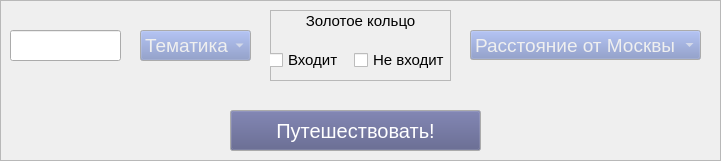
   <widget class="QFrame" name="frame_search">
    <property name="geometry">
     <rect>
      <x>510</x>
      <y>30</y>
      <width>721</width>
      <height>161</height>
     </rect>
    </property>
    <property name="font">
     <font>
      <pointsize>14</pointsize>
     </font>
    </property>
    <property name="frameShape">
     <enum>QFrame::StyledPanel</enum>
    </property>
    <property name="frameShadow">
     <enum>QFrame::Raised</enum>
    </property>
    <widget class="QPushButton" name="btn_find">
     <property name="geometry">
      <rect>
       <x>230</x>
       <y>110</y>
       <width>251</width>
       <height>41</height>
      </rect>
     </property>
     <property name="palette">
      <palette>
       <active>
        <colorrole role="WindowText">
         <brush brushstyle="SolidPattern">
          <color alpha="255">
           <red>0</red>
           <green>0</green>
           <blue>0</blue>
          </color>
         </brush>
        </colorrole>
        <colorrole role="Button">
         <brush brushstyle="SolidPattern">
          <color alpha="255">
           <red>84</red>
           <green>88</green>
           <blue>133</blue>
          </color>
         </brush>
        </colorrole>
        <colorrole role="Text">
         <brush brushstyle="SolidPattern">
          <color alpha="255">
           <red>255</red>
           <green>255</green>
           <blue>255</blue>
          </color>
         </brush>
        </colorrole>
        <colorrole role="ButtonText">
         <brush brushstyle="SolidPattern">
          <color alpha="255">
           <red>255</red>
           <green>255</green>
           <blue>255</blue>
          </color>
         </brush>
        </colorrole>
        <colorrole role="PlaceholderText">
         <brush brushstyle="SolidPattern">
          <color alpha="128">
           <red>255</red>
           <green>255</green>
           <blue>255</blue>
          </color>
         </brush>
        </colorrole>
       </active>
       <inactive>
        <colorrole role="WindowText">
         <brush brushstyle="SolidPattern">
          <color alpha="255">
           <red>0</red>
           <green>0</green>
           <blue>0</blue>
          </color>
         </brush>
        </colorrole>
        <colorrole role="Button">
         <brush brushstyle="SolidPattern">
          <color alpha="255">
           <red>84</red>
           <green>88</green>
           <blue>133</blue>
          </color>
         </brush>
        </colorrole>
        <colorrole role="Text">
         <brush brushstyle="SolidPattern">
          <color alpha="255">
           <red>255</red>
           <green>255</green>
           <blue>255</blue>
          </color>
         </brush>
        </colorrole>
        <colorrole role="ButtonText">
         <brush brushstyle="SolidPattern">
          <color alpha="255">
           <red>255</red>
           <green>255</green>
           <blue>255</blue>
          </color>
         </brush>
        </colorrole>
        <colorrole role="PlaceholderText">
         <brush brushstyle="SolidPattern">
          <color alpha="128">
           <red>255</red>
           <green>255</green>
           <blue>255</blue>
          </color>
         </brush>
        </colorrole>
       </inactive>
       <disabled>
        <colorrole role="WindowText">
         <brush brushstyle="SolidPattern">
          <color alpha="255">
           <red>190</red>
           <green>190</green>
           <blue>190</blue>
          </color>
         </brush>
        </colorrole>
        <colorrole role="Button">
         <brush brushstyle="SolidPattern">
          <color alpha="255">
           <red>84</red>
           <green>88</green>
           <blue>133</blue>
          </color>
         </brush>
        </colorrole>
        <colorrole role="Text">
         <brush brushstyle="SolidPattern">
          <color alpha="255">
           <red>190</red>
           <green>190</green>
           <blue>190</blue>
          </color>
         </brush>
        </colorrole>
        <colorrole role="ButtonText">
         <brush brushstyle="SolidPattern">
          <color alpha="255">
           <red>190</red>
           <green>190</green>
           <blue>190</blue>
          </color>
         </brush>
        </colorrole>
        <colorrole role="PlaceholderText">
         <brush brushstyle="SolidPattern">
          <color alpha="128">
           <red>0</red>
           <green>0</green>
           <blue>0</blue>
          </color>
         </brush>
        </colorrole>
       </disabled>
      </palette>
     </property>
     <property name="font">
      <font>
       <pointsize>15</pointsize>
       <stylestrategy>PreferDefault</stylestrategy>
      </font>
     </property>
     <property name="text">
      <string>Путешествовать!</string>
     </property>
    </widget>
    <widget class="QLineEdit" name="line_city_input">
     <property name="geometry">
      <rect>
       <x>10</x>
       <y>30</y>
       <width>111</width>
       <height>31</height>
      </rect>
     </property>
     <property name="font">
      <font>
       <pointsize>25</pointsize>
      </font>
     </property>
     <property name="layoutDirection">
      <enum>Qt::LeftToRight</enum>
     </property>
     <property name="alignment">
      <set>Qt::AlignCenter</set>
     </property>
    </widget>
    <widget class="QComboBox" name="combo_theme">
     <property name="geometry">
      <rect>
       <x>140</x>
       <y>30</y>
       <width>111</width>
       <height>31</height>
      </rect>
     </property>
     <property name="palette">
      <palette>
       <active>
        <colorrole role="Button">
         <brush brushstyle="SolidPattern">
          <color alpha="255">
           <red>127</red>
           <green>144</green>
           <blue>196</blue>
          </color>
         </brush>
        </colorrole>
        <colorrole role="Text">
         <brush brushstyle="SolidPattern">
          <color alpha="255">
           <red>150</red>
           <green>184</green>
           <blue>229</blue>
          </color>
         </brush>
        </colorrole>
        <colorrole role="ButtonText">
         <brush brushstyle="SolidPattern">
          <color alpha="255">
           <red>239</red>
           <green>239</green>
           <blue>239</blue>
          </color>
         </brush>
        </colorrole>
        <colorrole role="PlaceholderText">
         <brush brushstyle="SolidPattern">
          <color alpha="128">
           <red>150</red>
           <green>184</green>
           <blue>229</blue>
          </color>
         </brush>
        </colorrole>
       </active>
       <inactive>
        <colorrole role="Button">
         <brush brushstyle="SolidPattern">
          <color alpha="255">
           <red>127</red>
           <green>144</green>
           <blue>196</blue>
          </color>
         </brush>
        </colorrole>
        <colorrole role="Text">
         <brush brushstyle="SolidPattern">
          <color alpha="255">
           <red>150</red>
           <green>184</green>
           <blue>229</blue>
          </color>
         </brush>
        </colorrole>
        <colorrole role="ButtonText">
         <brush brushstyle="SolidPattern">
          <color alpha="255">
           <red>239</red>
           <green>239</green>
           <blue>239</blue>
          </color>
         </brush>
        </colorrole>
        <colorrole role="PlaceholderText">
         <brush brushstyle="SolidPattern">
          <color alpha="128">
           <red>150</red>
           <green>184</green>
           <blue>229</blue>
          </color>
         </brush>
        </colorrole>
       </inactive>
       <disabled>
        <colorrole role="Button">
         <brush brushstyle="SolidPattern">
          <color alpha="255">
           <red>127</red>
           <green>144</green>
           <blue>196</blue>
          </color>
         </brush>
        </colorrole>
        <colorrole role="Text">
         <brush brushstyle="SolidPattern">
          <color alpha="255">
           <red>190</red>
           <green>190</green>
           <blue>190</blue>
          </color>
         </brush>
        </colorrole>
        <colorrole role="ButtonText">
         <brush brushstyle="SolidPattern">
          <color alpha="255">
           <red>190</red>
           <green>190</green>
           <blue>190</blue>
          </color>
         </brush>
        </colorrole>
        <colorrole role="PlaceholderText">
         <brush brushstyle="SolidPattern">
          <color alpha="128">
           <red>0</red>
           <green>0</green>
           <blue>0</blue>
          </color>
         </brush>
        </colorrole>
       </disabled>
      </palette>
     </property>
     <item>
      <property name="text">
       <string>Тематика</string>
      </property>
     </item>
     <item>
      <property name="text">
       <string>Гастрономия</string>
      </property>
     </item>
     <item>
      <property name="text">
       <string>История</string>
      </property>
     </item>
     <item>
      <property name="text">
       <string>Паломничество</string>
      </property>
     </item>
     <item>
      <property name="text">
       <string>Пляжный отдых</string>
      </property>
     </item>
     <item>
      <property name="text">
       <string>Промысел</string>
      </property>
     </item>
    </widget>
    <widget class="QComboBox" name="combo_distance">
     <property name="geometry">
      <rect>
       <x>470</x>
       <y>30</y>
       <width>231</width>
       <height>30</height>
      </rect>
     </property>
     <property name="palette">
      <palette>
       <active>
        <colorrole role="Button">
         <brush brushstyle="SolidPattern">
          <color alpha="255">
           <red>127</red>
           <green>144</green>
           <blue>196</blue>
          </color>
         </brush>
        </colorrole>
        <colorrole role="Text">
         <brush brushstyle="SolidPattern">
          <color alpha="255">
           <red>150</red>
           <green>184</green>
           <blue>229</blue>
          </color>
         </brush>
        </colorrole>
        <colorrole role="ButtonText">
         <brush brushstyle="SolidPattern">
          <color alpha="255">
           <red>239</red>
           <green>239</green>
           <blue>239</blue>
          </color>
         </brush>
        </colorrole>
        <colorrole role="PlaceholderText">
         <brush brushstyle="SolidPattern">
          <color alpha="128">
           <red>150</red>
           <green>184</green>
           <blue>229</blue>
          </color>
         </brush>
        </colorrole>
       </active>
       <inactive>
        <colorrole role="Button">
         <brush brushstyle="SolidPattern">
          <color alpha="255">
           <red>127</red>
           <green>144</green>
           <blue>196</blue>
          </color>
         </brush>
        </colorrole>
        <colorrole role="Text">
         <brush brushstyle="SolidPattern">
          <color alpha="255">
           <red>150</red>
           <green>184</green>
           <blue>229</blue>
          </color>
         </brush>
        </colorrole>
        <colorrole role="ButtonText">
         <brush brushstyle="SolidPattern">
          <color alpha="255">
           <red>239</red>
           <green>239</green>
           <blue>239</blue>
          </color>
         </brush>
        </colorrole>
        <colorrole role="PlaceholderText">
         <brush brushstyle="SolidPattern">
          <color alpha="128">
           <red>150</red>
           <green>184</green>
           <blue>229</blue>
          </color>
         </brush>
        </colorrole>
       </inactive>
       <disabled>
        <colorrole role="Button">
         <brush brushstyle="SolidPattern">
          <color alpha="255">
           <red>127</red>
           <green>144</green>
           <blue>196</blue>
          </color>
         </brush>
        </colorrole>
        <colorrole role="Text">
         <brush brushstyle="SolidPattern">
          <color alpha="255">
           <red>190</red>
           <green>190</green>
           <blue>190</blue>
          </color>
         </brush>
        </colorrole>
        <colorrole role="ButtonText">
         <brush brushstyle="SolidPattern">
          <color alpha="255">
           <red>190</red>
           <green>190</green>
           <blue>190</blue>
          </color>
         </brush>
        </colorrole>
        <colorrole role="PlaceholderText">
         <brush brushstyle="SolidPattern">
          <color alpha="128">
           <red>0</red>
           <green>0</green>
           <blue>0</blue>
          </color>
         </brush>
        </colorrole>
       </disabled>
      </palette>
     </property>
     <item>
      <property name="text">
       <string>Расстояние от Москвы</string>
      </property>
     </item>
     <item>
      <property name="text">
       <string>До 100 км</string>
      </property>
     </item>
     <item>
      <property name="text">
       <string>100 - 200</string>
      </property>
     </item>
     <item>
      <property name="text">
       <string>200 - 500</string>
      </property>
     </item>
     <item>
      <property name="text">
       <string>Более 500 км</string>
      </property>
     </item>
    </widget>
    <widget class="QFrame" name="frame">
     <property name="geometry">
      <rect>
       <x>270</x>
       <y>10</y>
       <width>181</width>
       <height>71</height>
      </rect>
     </property>
     <property name="frameShape">
      <enum>QFrame::StyledPanel</enum>
     </property>
     <property name="frameShadow">
      <enum>QFrame::Raised</enum>
     </property>
     <widget class="QLabel" name="label">
      <property name="geometry">
       <rect>
        <x>0</x>
        <y>0</y>
        <width>181</width>
        <height>21</height>
       </rect>
      </property>
      <property name="font">
       <font>
        <pointsize>11</pointsize>
       </font>
      </property>
      <property name="text">
       <string>Золотое кольцо</string>
      </property>
      <property name="alignment">
       <set>Qt::AlignCenter</set>
      </property>
     </widget>
     <widget class="QWidget" name="horizontalLayoutWidget_2">
      <property name="geometry">
       <rect>
        <x>-1</x>
        <y>30</y>
        <width>181</width>
        <height>41</height>
       </rect>
      </property>
      <layout class="QHBoxLayout" name="horizontalLayout_2">
       <item>
        <widget class="QCheckBox" name="check_in_ring">
         <property name="font">
          <font>
           <pointsize>11</pointsize>
          </font>
         </property>
         <property name="text">
          <string>Входит</string>
         </property>
        </widget>
       </item>
       <item>
        <widget class="QCheckBox" name="check_out_ring">
         <property name="font">
          <font>
           <pointsize>11</pointsize>
          </font>
         </property>
         <property name="text">
          <string>Не входит</string>
         </property>
        </widget>
       </item>
      </layout>
     </widget>
    </widget>
   </widget>
